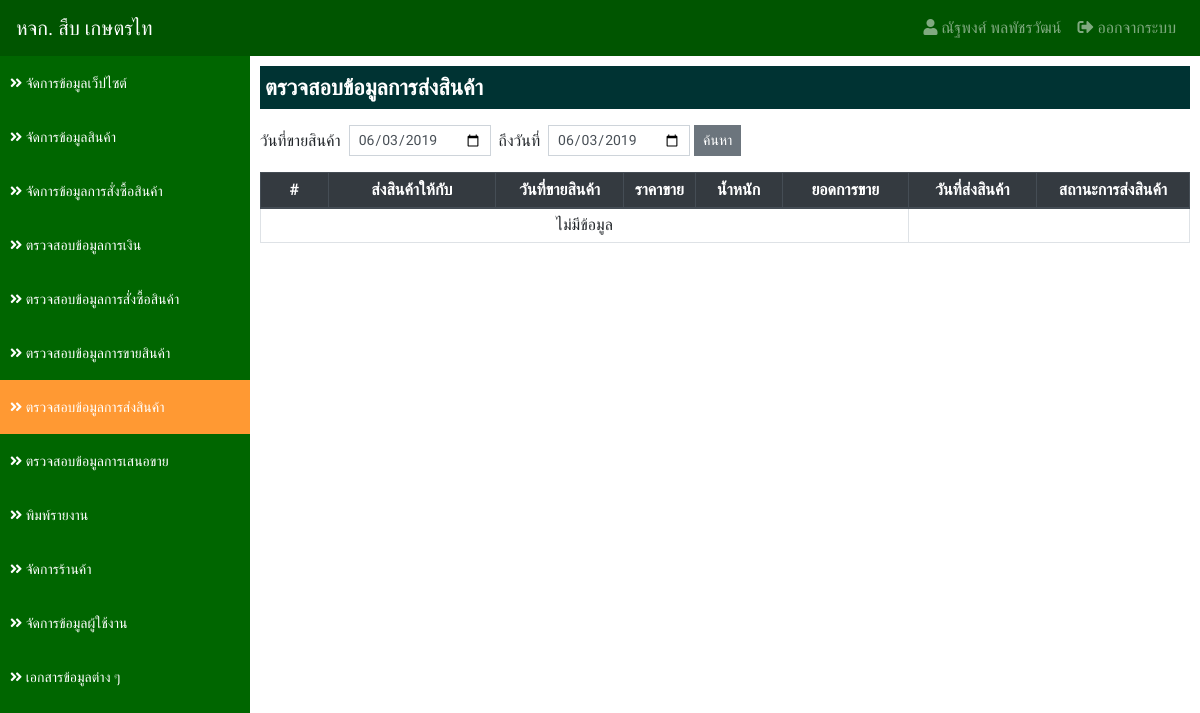
Before: /?app=datatransfer&action=transfer (signed in) with the older database file.
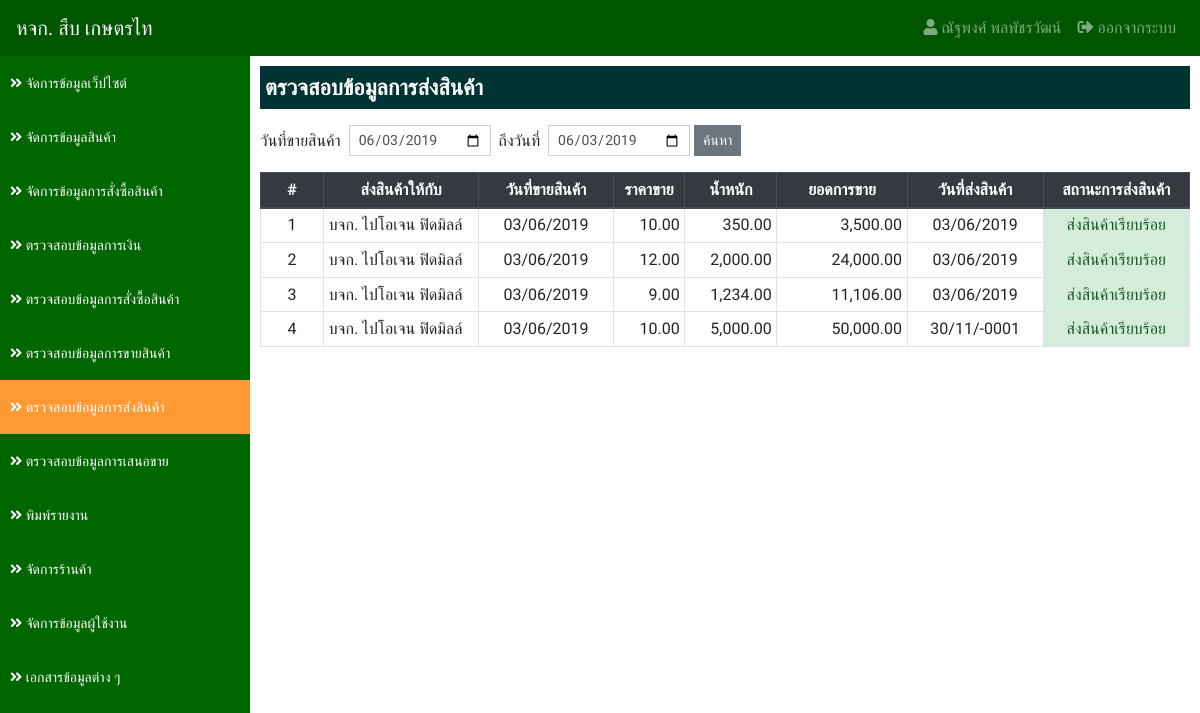
After: the same page with the newer database file.
### tables this page shows
CREATE TABLE `order_tb` (
  `order_id` int(11) NOT NULL,
  `products_id` int(11) NOT NULL,
  `store_id` int(11) NOT NULL,
  `order_weight` decimal(10,2) NOT NULL,
  `store_buy_id` int(11) NOT NULL COMMENT 'ร้านที่เราซื้อสินค้า',
  `order_price_buy` decimal(10,2) NOT NULL,
  `order_date_buy` datetime NOT NULL,
  `order_price_sale` decimal(10,2) NOT NULL,
  `order_price_transfer` decimal(10,2) NOT NULL,
  `order_date_transfer` datetime NOT NULL,
  `order_status` int(2) NOT NULL COMMENT 'สถานะ 1.รออนุมัติการสั่งซื้อ 2.อนุมัติการสั่งซื้อ 3.กำลังเตรียมสินค้า',
  `order_fitdate_cancel` datetime NOT NULL,
  `order_fitdate` datetime NOT NULL,
  `order_fitby` int(11) NOT NULL
);

CREATE TABLE `store_tb` (
  `store_id` int(11) NOT NULL,
  `store_name` varchar(255) NOT NULL COMMENT 'ชื่อร้าน',
  `store_address` varchar(255) NOT NULL COMMENT 'ที่อยู่',
  `store_phone` varchar(100) NOT NULL COMMENT 'เบอร์โทรศัพท์',
  `store_tax` varchar(100) NOT NULL COMMENT 'เลขประจำตัวผู้เสียภาษี',
  `store_type` int(1) NOT NULL COMMENT 'ประเภทร้าน 1.เจ้าของร้าน 2.ร้านซื้อสินค้า 3.ร้านขายสินค้า',
  `store_status` int(1) NOT NULL COMMENT 'สถานะ 1.ใช้งาน 2.ปิดการใช้งาน 3.ลบ'
);

### applications/connect_db.php (called while the page is built, shortened)
<?php
    $serveName      = "localhost";
    $userConect     = "root";
    $passConnect    = "";
    $DB             = "sub_data";
    $conn           = new mysqli($serveName, $userConect, $passConnect, $DB);
    $conn->set_charset("utf8");
    function select_db($sql) {
        Global $conn;
        return $conn->query($sql);
    }
?>

### applications/datatransfer/transfer.php (the view, shortened to what this page needs)
<?php
    if (empty($_POST['date_start']) && empty($_POST['date_end'])) {
        $dateStart = date('Y-m-d');
        $dateEnd = date('Y-m-d');
    } else {
        $dateStart = $_POST['date_start'];
        $dateEnd = $_POST['date_end'];
    }
    $result = select_db("
        SELECT
            order_tb.*,
            store_tb.store_name
        FROM
            order_tb
        INNER JOIN store_tb ON order_tb.store_id = store_tb.store_id
        WHERE
            order_tb.order_status  >= '2' AND
            order_tb.order_fitdate BETWEEN '$dateStart 00:00:00' AND '$dateEnd 23:59:59'
        ORDER BY
            order_tb.order_fitdate ASC
    ");
?>
<div class="detail">
    <p class="title">ตรวจสอบข้อมูลการส่งสินค้า</p>
    <form action="" class="form-inline" method="POST">
        <div class="input-group mb-3">
            <div class="mt-1"> วันที่ขายสินค้า &nbsp;</div>
            <input type="date" name="date_start" value="<?=$dateStart?>" class="form-control form-control-sm">
            <div class="mt-1">&nbsp; ถึงวันที่ &nbsp;</div>
            <input type="date" name="date_end" value="<?=$dateEnd?>" class="form-control form-control-sm">&nbsp;
            <button type="submit" class="btn btn-secondary btn-sm">ค้นหา</button>
        </div>
    </form>
    <table class="table table-bordered table-hover table-sm">
        <thead class="thead-dark">
            <tr>
                <th class="text-center" style="width: 80px;">#</th>
                <th class="text-center" style="width: 200px;">ส่งสินค้าให้กับ</th>
                <th class="text-center" style="width: 150px;">วันที่ขายสินค้า</th>
                <th class="text-center" style="width: 80px;">ราคาขาย</th>
                <th class="text-center" style="width: 100px;">น้ำหนัก</th>
                <th class="text-center" style="width: 150px;">ยอดการขาย</th>
                <th class="text-center" style="width: 150px;">วันที่ส่งสินค้า</th>
                <th class="text-center" style="width: 180px;">สถานะการส่งสินค้า</th>
            </tr>
        </thead>
        <tbody>
        <?php
            if ($result->num_rows > 0) {
                $i = 1;
                while($row = $result->fetch_assoc()) {
        ?>
            <tr>
                <td class="text-center"><?=$i?></td>
                <td><?=$row['store_name']?></td>
                <td class="text-center"><?=date_format(date_create($row['order_fitdate']),"d/m/Y")?></td>
                <td class="text-right"><?=number_format($row['order_price_sale'],2)?></td>
                <td class="text-right"><?=number_format($row['order_weight'],2)?></td>
                <td class="text-right"><?=number_format($row['order_weight']*$row['order_price_sale'],2)?></td>
                <td class="text-center"><?=($row['order_date_transfer']!="0000-00-00")?date_format(date_create($row['order_date_transfer']),"d/m/Y"):""?></td>
                <td class="text-center <?php if($row['order_status'] >= 4){echo "alert-success";}?>"><?=($row['order_status']>=4)?"ส่งสินค้าเรียบร้อย":"ยังไม่ได้ส่งสินค้า"?></td>
            </tr>
        <?php $i++;}} else { ?>
            <tr>
                <td class="text-center" colspan="6">ไม่มีข้อมูล</td>
            </tr>
        <?php } ?>
        </tbody>
    </table>
</div>

Changed rows visible on the page:
added order_tb: store.store_name "บจก. ไปโอเจน ฟิดมิลล์", order_fitdate "03/06/2019", order_price_sale "10.00", order_weight "350.00", $row['order_weight']*$row['order_price_sale'] "3,500.00", order_date_transfer "03/06/2019", order_status "ส่งสินค้าเรียบร้อย"
added order_tb: store.store_name "บจก. ไปโอเจน ฟิดมิลล์", order_fitdate "03/06/2019", order_price_sale "12.00", order_weight "2,000.00", $row['order_weight']*$row['order_price_sale'] "24,000.00", order_date_transfer "03/06/2019", order_status "ส่งสินค้าเรียบร้อย"
added order_tb: store.store_name "บจก. ไปโอเจน ฟิดมิลล์", order_fitdate "03/06/2019", order_price_sale "9.00", order_weight "1,234.00", $row['order_weight']*$row['order_price_sale'] "11,106.00", order_date_transfer "03/06/2019", order_status "ส่งสินค้าเรียบร้อย"
added order_tb: store.store_name "บจก. ไปโอเจน ฟิดมิลล์", order_fitdate "03/06/2019", order_price_sale "10.00", order_weight "5,000.00", $row['order_weight']*$row['order_price_sale'] "50,000.00", order_date_transfer "30/11/-0001", order_status "ส่งสินค้าเรียบร้อย"
Other visible differences:
text no longer shown: "ไม่มีข้อมูล"
